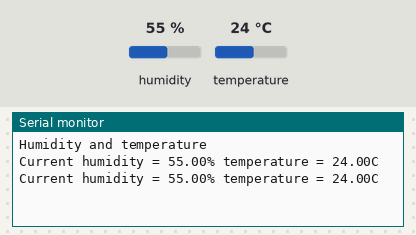
The sketch below on a simulated ESP8266 (NodeMCU). Shown: the last lines printed to the serial monitor. The inputs (shaded band) are chosen by the test bench; at power-on: humidity 55 %, temperature 24 °C.

Above: at 1.9 s.
2.0 s: humidity set to 22 %
At 2.9 s:
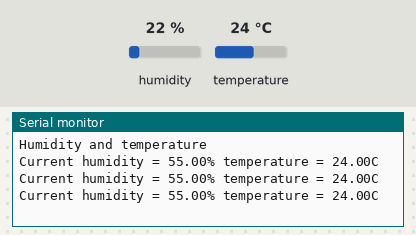
5.2 s: temperature set to 12 °C
At 6.2 s:
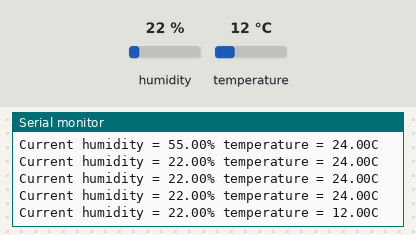
8.4 s: humidity set to 40 %
At 9.2 s:
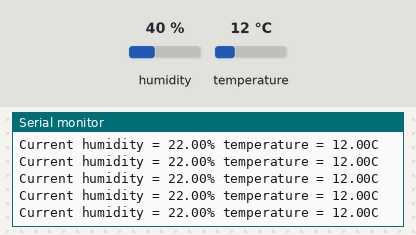
Timing chart, 0 to 11.4 s (numbered marks = the images above; inputs shaded):
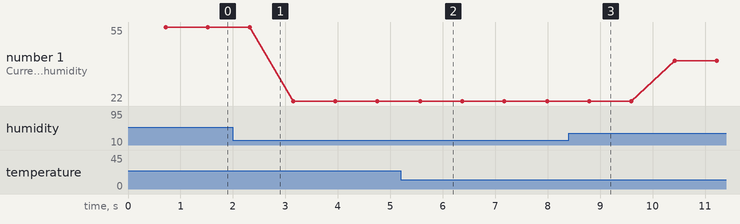

Measured:
- after the input at 5.2 s, the serial monitor: prints a new line after 0.37 s (image 2)
- plotted number 1: 55 → 22 after the input at 2.0 s, 22 → 40 after the input at 8.4 s

The sketch:

DHT-Temp.ino
```cpp
#include "DHT.h"
#define DHTTYPE DHT11
#define dht_dpin D4
DHT dht(dht_dpin, DHTTYPE);

void setup(void) {
  dht.begin();
  Serial.begin(9600);
  Serial.println("Humidity and temperature\n\n");
  delay(700);
}

void loop() {
  // put your main code here, to run repeatedly:
  float h = dht.readHumidity();
  float t = dht.readTemperature();
  Serial.print("Current humidity = ");
  Serial.print(h);
  Serial.print("% ");
  Serial.print("temperature = ");
  Serial.print(t);
  Serial.println("C ");
  delay(800);
}
```
